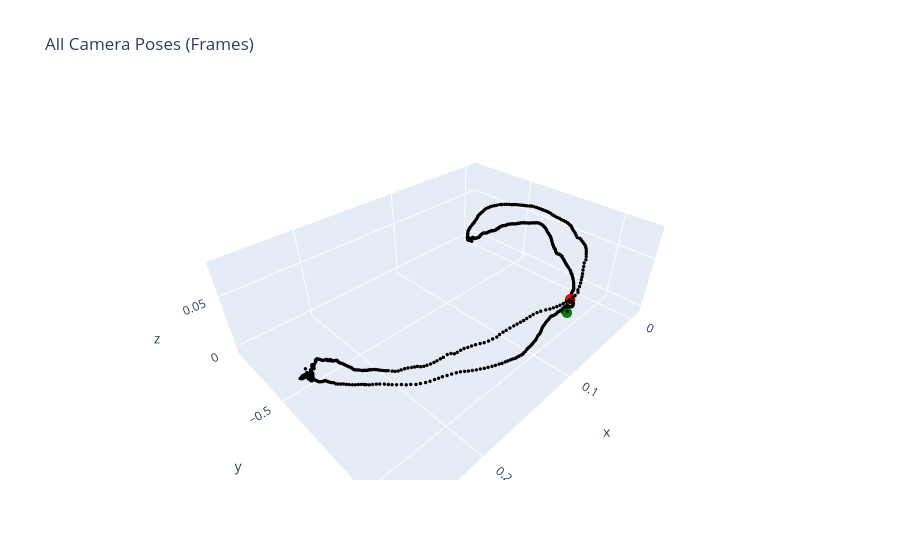

Notebook source saved alongside this figure:
### Code cell
tx_base_tcp2 = tx_tag_base @ tx_tag_tcp
plot_traj(tx_base_tcp2)
# this is right - the z axis height should be decrease
